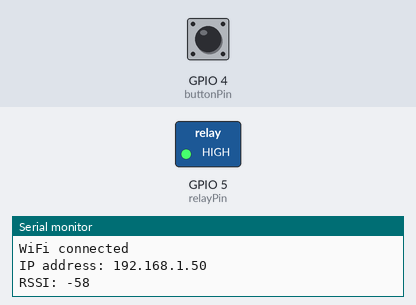
The program below on a simulated ESP8266 (NodeMCU). Parts: switched loads named in the program (green lamp = pin HIGH), the last lines printed to the serial monitor. The inputs (shaded band) are chosen by the test bench; at power-on: GPIO 4 (buttonPin) LOW. WiFi joins after 1.5 s; servers stay silent unless stated; no MQTT or app messages arrive unless stated.

Above: at 4.2 s.
4.3 s: GPIO 4 (buttonPin) pulled HIGH for 1 s
At 4.9 s:
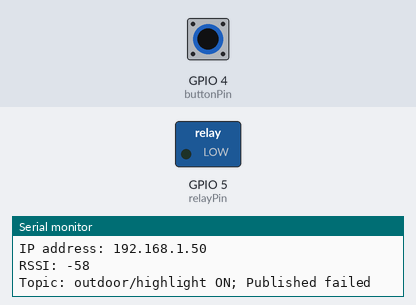
7.0 s: GPIO 4 (buttonPin) pulled HIGH for 0.15 s
At 8.3 s:
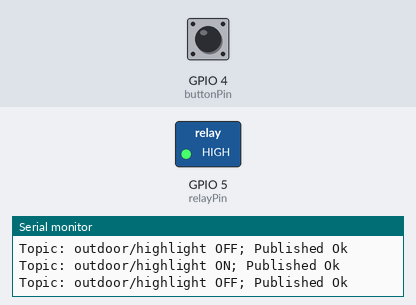
8.6 s: GPIO 4 (buttonPin) pulled HIGH for 3.2 s
At 10.2 s:
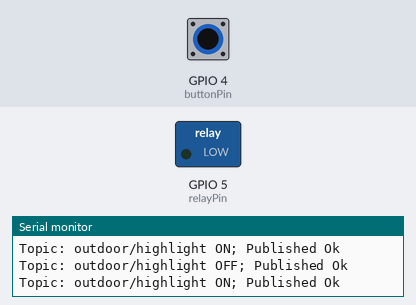
Timing chart, 0 to 13.6 s (numbered marks = the images above; inputs shaded):
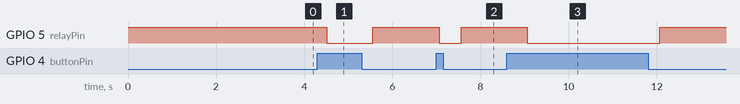

The program:

main.cpp
```cpp
#include "Arduino.h"
#include "ESP8266WiFi.h"
#include "PubSubClient.h"
#include "Bounce2.h"
#include "credentials.cpp"


//-- MQTT
char stateTopic[] = "outdoor/highlight";
char cmdTopic[] = "outdoor/highlight/set";
char topicValue[] = "OFF";

//-- GPIO
#define relayPin 5 //BUILTIN_LED //5
#define buttonPin 4

//-- SETTINGS
const int mqttTimeReconect = 5000;
const int buttonPressHoldTime = 500;
const int showWifiReconnectionTime = 1000;

WiFiClient wifiClient;
PubSubClient client(wifiClient);
Bounce bouncer = Bounce();

bool showWiFiStatus = false;
long lastMsg = 0;
long lastMqttReconnect = 0;
long lastWiFiReconnect = 0;
String topicMsg;
int prevButtonState = LOW;

void setupGpio() {
  pinMode(relayPin, OUTPUT);
  digitalWrite(relayPin, HIGH);

  pinMode(buttonPin, INPUT);
  bouncer.attach(buttonPin);
  bouncer.interval(5);
}

//--- WiFi
void setupWifi() {
  delay(10);
  // We start by connecting to a WiFi network
  Serial.println();
  Serial.print("Connecting to ");
  Serial.println(wifiSsid);

  WiFi.begin(wifiSsid, wifiPassword);
}

void reconnectWiFi() {
  long now = millis();
  if (WiFi.status() != WL_CONNECTED) {
    if (now - lastWiFiReconnect > showWifiReconnectionTime) { //show reconnect status
      lastWiFiReconnect = now;
      Serial.println("Failed connect to WiFi...");
      showWiFiStatus = false;
    }
  } else {
    if(!showWiFiStatus) {
      showWiFiStatus = true;
      Serial.println("WiFi connected");
      Serial.print("IP address: ");
      Serial.println(WiFi.localIP());
      Serial.print("RSSI: ");
      Serial.println(WiFi.RSSI());
    }
  }
}
//-- MQTT

void setRelayState(uint8_t state) {
  //state should be inverted in according with the circuit
  digitalWrite(relayPin, !state);
}

char messageBuff[100];
void mqttCallback(char* topic, byte* payload, unsigned int length) {
  int i = 0;
  for(i=0; i<length; i++) {
    messageBuff[i] = payload[i];
  }
  messageBuff[i] = '\0';

  String topicPayload = String(messageBuff);

  Serial.print("Recived for topic: ");
  Serial.print(topic);
  Serial.println(" data: " + topicPayload);
  setRelayState((topicPayload == "ON") ? HIGH : LOW);
}

void setupMqtt() {
  client.setServer(mqttServerIp, 1883);
  client.setCallback(mqttCallback);
}

String macToStr(const uint8_t* mac) {
  String result;
  for (int i = 0; i < 6; ++i) {
    result += String(mac[i], 16);
    if (i < 5)
      result += ':';
  }
  return result;
}

void reconnectMqtt() {
  long now = millis();
  // Loop until we're reconnected
  if (!client.connected() && (now - lastMqttReconnect > mqttTimeReconect)) {
    lastMqttReconnect = now;
    Serial.print("Attempting MQTT connection...");
    // Attempt to connect
    // If you do not want to use a username and password, change next line to
    // if (client.connect("ESP8266Client")) {
    if (client.connect("esp8266HiglightOutdoor", mqttUser, mqttPassword)) {
      Serial.println("connected");
      if(client.subscribe(cmdTopic)) {
        Serial.print("Subscribed on topic: ");
        Serial.println(cmdTopic);
      }
    } else {
      Serial.print("failed, rc=");
      Serial.print(client.state());
      Serial.println(" try again in 5 seconds");
      // Wait 5 seconds before retrying
    }
  }
}

void setup() {
  Serial.begin(115200);
  setupGpio();
  setupWifi();
  setupMqtt();
}


void loop() {
  bouncer.update();
  int buttonState = bouncer.read();
  long now = millis();

  reconnectWiFi();

  if (!client.loop()) {
    reconnectMqtt();
  }

  if (now - lastMsg > buttonPressHoldTime) { //you should press the button more than
    lastMsg = now;

    if(prevButtonState != buttonState) {
      topicMsg = "OFF";
      if(buttonState == HIGH) {
        topicMsg = "ON";
      }

      if(client.publish(stateTopic, topicMsg.c_str())) {
        Serial.print("Topic: ");
        Serial.print(stateTopic);
        Serial.print(" ");
        Serial.println(topicMsg +"; Published Ok"); //it sends ON by default on nodemcu
      } else {
        Serial.print("Topic: ");
        Serial.print(stateTopic);
        Serial.print(" ");
        Serial.println(topicMsg +"; Published failed");
      }

      setRelayState(buttonState);
      prevButtonState = buttonState;
    }
  }
}
```

credentials.cpp
```cpp
//-- WiFi
#define wifiSsid "ssid"
#define wifiPassword "wifiPassword"

//-- MQTT
#define mqttServerIp "mqttbroker.local"
#define mqttUser "mqttUser"
#define mqttPassword "password"
```

Measured:
- after the input at 4.3 s, GPIO 5 (relayPin): HIGH → LOW after 0.21 s, → HIGH 1.0 s later
- after the input at 7.0 s, GPIO 5 (relayPin): HIGH → LOW after 0.06 s, → HIGH 0.50 s later
- after the input at 8.6 s, GPIO 5 (relayPin): HIGH → LOW after 0.46 s, → HIGH 3.0 s later
